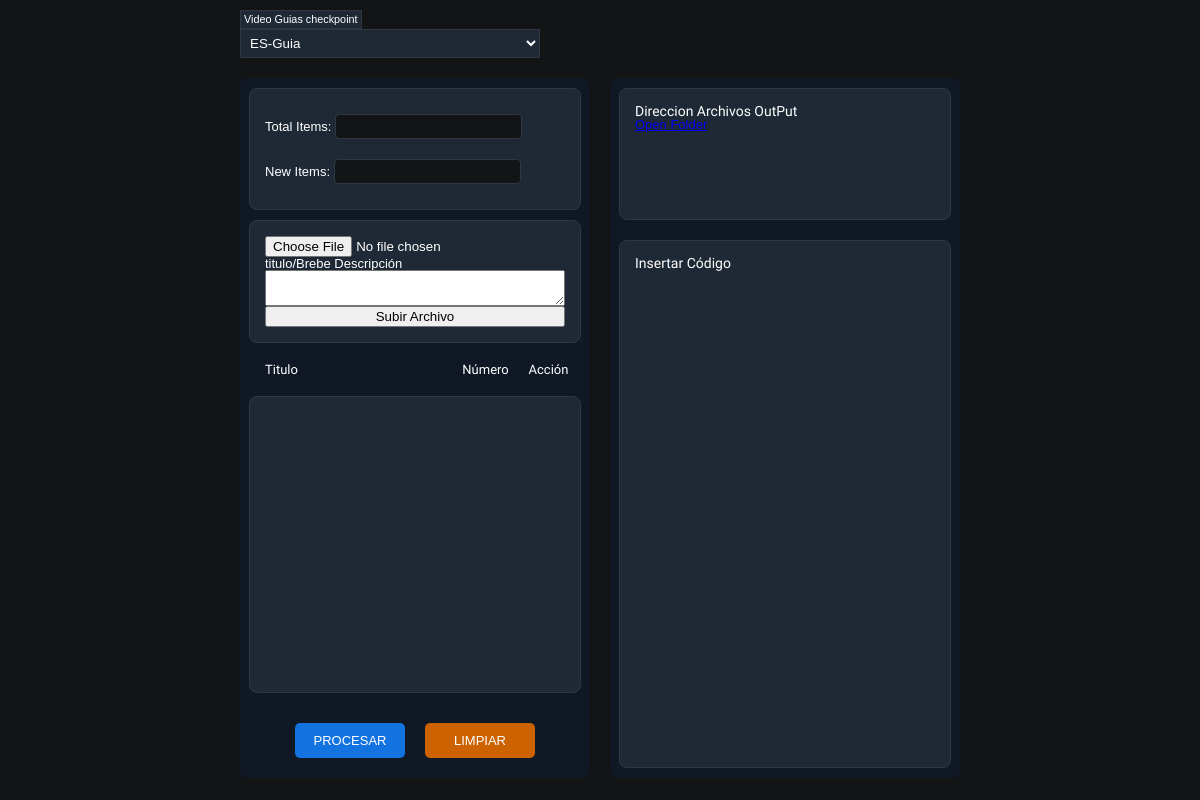
Page /videos/ on the earlier database version.
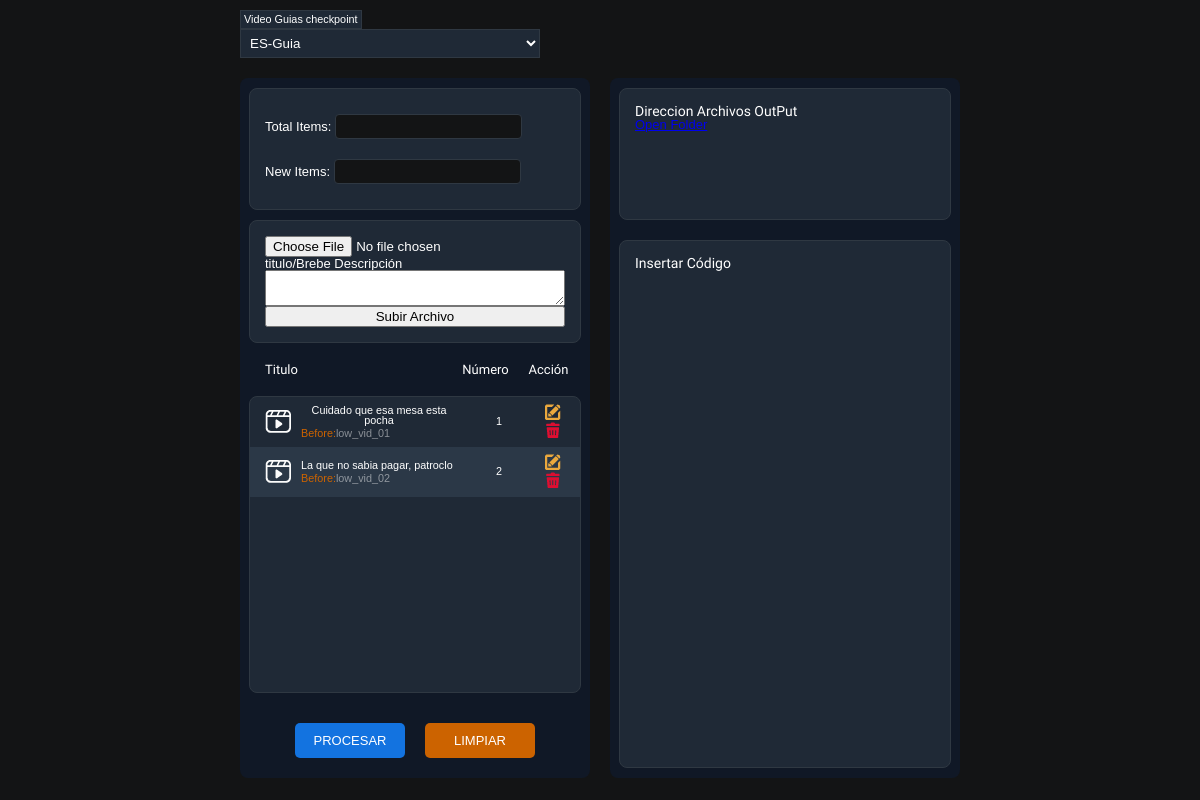
Same page on the later database version.
### myapp/models.py (models this page shows, shortened)
class video(models.Model):
    tittle = models.CharField(max_length=70)
    total_items = models.IntegerField()
    before_tittle = models.CharField(max_length=70)
    id_guia = models.ForeignKey(guia, on_delete=models.CASCADE)
    def __str__(self):
        return self.tittle + ' | ' + self.id_guia.name

### myapp/views.py (the view)
# urls.py: path('videos/', views.ListVideoView.as_view(), name='n_videos'),
class ListVideoView(ListView):
    model = video
    template_name = 'index.html'
    context_object_name = 'videos'
    def get(self, request):
        video_data = video.objects.values('id', 'tittle', 'total_items', 'before_tittle', 'id_guia__name')
        video_data_json = list(video_data)
        num_item = video.objects.all()
        num_item_json = list(num_item)
        print(num_item_json)
        return render(request, 'index.html', {'videos': video_data_json})

### myapp/templates/index.html (shortened to what this page needs)
{% load static %}
<!DOCTYPE html>
<html lang="en">
<head>
    <link rel="stylesheet" href="{% static 'css/reset.css' %}">
    <link rel="stylesheet" href="{% static 'css/index/templates.css' %}">
    <link rel="stylesheet" href="{% static 'css/index/organisms.css' %}">
    <link rel="stylesheet" href="{% static 'css/index/molecules.css' %}">
</head>
<body class="template_body">
    <div class="template_cont style_RES_CONT">
        <aside>
            <div class="check">
                <span>
                    <label for="seleccion">Video Guias checkpoint</label>
                    <select id="seleccion" name="seleccion">
                        <option value="opcion1">ES-Guia</option>
                    </select>
                </span>
            </div>
        </aside>
        <aside>
            <section>
                <form action="/upload" method="post" enctype="multipart/form-data">
                    <div class="organism_firsSettings">
                        <span>Total Items: <input id="id_total_items" type="number" value="" name=""></span>
                        <span>New Items: <input id="id_new_item" type="text" value="" name="" id="" disabled></span>
                    </div>
                    <div class="organism_input">
                            <input type="file" id="video_file" name="archivo" accept=".mp4">
                            <label for="">titulo/Brebe Descripción</label>
                            <textarea id="parrafo" name="parrafo" rows="2" cols="50" maxlength="10"></textarea>
                            <input type="submit" value="Subir Archivo">
                    </div>
                </form>
                <div class="molecule_navbarFile">
                    <p class="organism_th_1 tittle_file">Titulo</p>
                    <p class="organism_th_2">Número</p>
                    <p class="organism_th_3">Acción</p>
                </div>
                <div class="organism_listFile">
                    <table>
                        {% for video in videos %}
                        <tr {% if video.id|divisibleby:"2" %} class="ligth" {% endif %}>
                            <th class="organism_th_1 tittle_cont">
                                <div class="icon">
                                    <img width="26px" height="23" src="{% static 'img/icon_vid.png' %}" alt="">
                                </div>
                                <div class="tittle">
                                    <p>{{ video.tittle }}</p>
                                    <span>
                                        <p class="before">Before:</p>
                                        <p>{{ video.before_tittle }}</p>
                                    </span>
                                </div>
                            </th>
                            <th class="organism_th_2"><p>{{ video.total_items }}</p></th>
                            <th class="organism_th_3">
                                <div class="actions">
                                    <img height="16px" src="{% static 'img/icon_edit.png' %}" alt="">
                                    <img height="16px" src="{% static 'img/icon_deleted.png' %}" alt="">
                                </div>
                            </th>
                        </tr>
                        {% endfor %}
                    </table>
                </div>
                <div class="organism_buttons">
                    <button>PROCESAR</button>
                    <button class="clear">LIMPIAR</button>
                </div>
            </section>
            <section>
                <div class="organism_fileOutput">
                    <p>Direccion Archivos OutPut</p>
                    <a href="#">Open Folder</a>
                </div>
                <div class="organism_code">
                    <p>Insertar Código</p>
                </div>
            </section>
        </aside>
    </div>
</body>
</html>

### static/css/index/templates.css (style rules this page uses)
.template_body { background: var(--color-principal); color: var(--color-white); font-family: Arial, Helvetica, sans-serif; font-size: small; }

### static/css/index/organisms.css (style rules this page uses)
.organism_th_1 { width: 80%; }
.organism_th_2 { width: 10%; }
.organism_th_3 { width: 10%; }
.organism_fileOutput { background: var(--color-tres); width: calc((100% - 20px) - 30px); margin: 10px auto; padding: 15px; border-radius: 8px; border: 1px solid var(--color-border_1); display: flex; flex-direction: column; height: 100px; }
.organism_code { background: var(--color-tres); width: calc((100% - 20px) - 30px); margin: 10px auto; padding: 15px; border-radius: 8px; border: 1px solid var(--color-border_1); display: flex; flex-direction: column; flex-grow: 1; }

### static/css/style.css (style rules this page uses)
:root { --bg-salmon: salmon; --bg-black-05 : #00000091; --bg-black-1 : #00000056; --bg-black: black; --bg-white: #fff; --color-border_1: #2f3842; --color-white: #fff; --color-white_2: #ffffff7a; --color-principal: #131415; --color-dos: #101826; --color-tres: #1f2936; --color-cuatro: #1373e0; --color-tres_2: #2b3847; --color-cinco: #cc6300; --font-roboto_normal: 'myfont_robot_normal'; --font-xs: 12px; --font-sm: 14px; --font-md: 16px; --font-lg: 18px; --font-xl: 20px; }
p { font-size: 14px; font-family: var(--font-roboto_normal); }

Differences in the rows shown:
added video: tittle "Cuidado que esa mesa esta pocha", before_tittle "low_vid_01", total_items "1"
added video: tittle "La que no sabia pagar, patroclo", before_tittle "low_vid_02", total_items "2"
